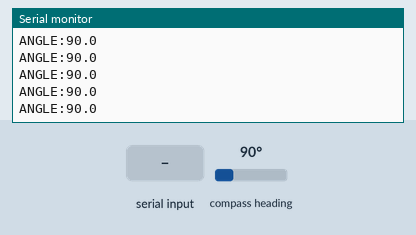
The sketch below on a simulated ESP32-S3. On the bench: the last lines printed to the serial monitor. Wiring (inferred from the names in the program): AS5600 angle sensor at I2C address 0x36. The test bench sets the inputs (shaded band); at power-on: compass heading 90°.

Above: at 1.5 s.
1.6 s: "CMD:SCAN\n" received over Serial
3.1 s: "CMD:STOP\n" received over Serial
4.6 s: "CMD:ZERO\n" received over Serial
At 5.2 s:
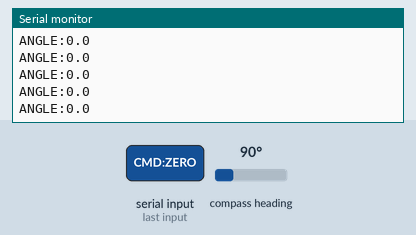
6.1 s: compass heading set to 7°
At 7.0 s:
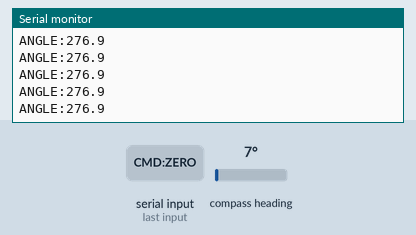
7.6 s: compass heading set to 90°
At 8.6 s:
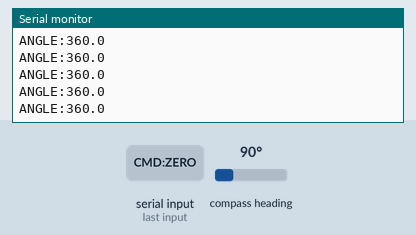
Timing chart, 0 to 10.1 s (numbered marks = the images above; inputs shaded):
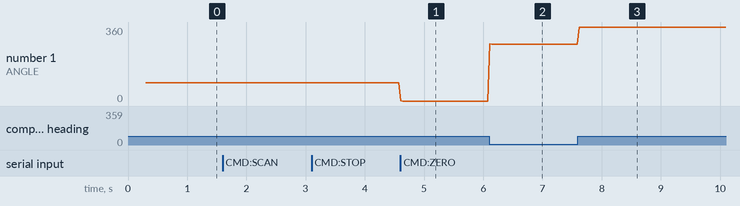

Measured:
- after the input at 4.6 s, the serial monitor: prints a new line at once (image 1)
- after the input at 6.1 s, the serial monitor: prints a new line at once (image 2)
- after the input at 7.6 s, the serial monitor: prints a new line at once (image 3)
- plotted number 1: 0 → 276.9 after the input at 6.1 s, 276.9 → 360 after the input at 7.6 s

The sketch:

esp32_as5600_encoder.ino
```cpp
/*
 * ============================================================================
 *  SDR EH Kontrol Paneli — ESP32-S3 + AS5600 ANTEN AÇI ENKODERİ (firmware)
 * ============================================================================
 *  Görev: Yönlü anten ELLE (ya da servo ile) döndürülürken AS5600 manyetik
 *  enkoderden anlık açıyı (0-360°) okuyup USB seri porttan bilgisayara yollar.
 *
 *  PROTOKOL (PC tarafı bunu bekliyor — DEĞİŞTİRME):
 *    - Baud: 115200
 *    - Çıkış satırı:  "ANGLE:245.5\n"   (float derece, "ANGLE:" ile başlar)
 *    - Gelen komutlar: "CMD:SCAN\n"  -> otonom tarama başlat (servo varsa)
 *                      "CMD:STOP\n"  -> taramayı durdur
 *    - EK (kurulum kolaylığı): "CMD:ZERO\n" -> şu anki yönü KUZEY (0°) yap.
 *      (PC göndermez; kurulumda Arduino Seri Monitör'den bir kez gönderebilirsin.)
 *
 *  DONANIM:
 *    - Kart: ESP32-S3 (ör. S3 Mini). Arduino IDE'de kartı seç, USB'den yükle.
 *    - AS5600 <-> ESP32 (I2C, 3.3V!):
 *          AS5600 VCC -> 3V3    (ASLA 5V değil)
 *          AS5600 GND -> GND
 *          AS5600 SDA -> SDA_PIN (aşağıda tanımlı)
 *          AS5600 SCL -> SCL_PIN (aşağıda tanımlı)
 *          AS5600 DIR -> GND  (dönüş yönü saat yönü; ters isterse 3V3'e bağla)
 *      Mıknatıs, AS5600 çipinin ortasına ~1-3 mm mesafede, anten miline sabit.
 *
 *  NOT: ESP32-S3'te I2C pinleri sabit değildir; AŞAĞIDAKİ SDA_PIN/SCL_PIN'i
 *  kendi lehimlediğin pinlere göre ayarla.
 * ============================================================================
 */

#include <Wire.h>

// ----------------------------------------------------------------------------
//  AYARLAR — kendi donanımına göre düzenle
// ----------------------------------------------------------------------------
#define SDA_PIN            9        // AS5600 SDA -> GPIO9 (kablolamaya göre: SDA=pin9)
#define SCL_PIN            8        // AS5600 SCL -> GPIO8 (kablolamaya göre: SCL=pin8)
#define SERIAL_BAUD        115200   // PC ile aynı olmalı (HardwareController: 115200)
#define OUTPUT_INTERVAL_MS 33       // ~30 Hz açı yayını (elle döndürmede akıcı)

// Açı hizalama:
float  ZERO_OFFSET_DEG = 0.0;       // KUZEY ofseti (CMD:ZERO ile de ayarlanır)
#define DIRECTION_SIGN   (+1)       // dönüş yönü: +1 saat yönü; -1 ters (mekanik ters ise değiştir)
#define SMOOTH_ALPHA     0.35       // 0.0-1.0 hafif yumuşatma (1.0 = yumuşatma yok, ham)

// Servo (otonom tarama) — İSTEĞE BAĞLI. Servo bağlıysa 1 yap ve ESP32Servo kütüphanesini kur.
#define ENABLE_SERVO     0
#define SERVO_PIN        4
#define SERVO_STEP_DEG   1
#define SERVO_STEP_MS    30

// ----------------------------------------------------------------------------
//  AS5600 sabitleri
// ----------------------------------------------------------------------------
#define AS5600_ADDR      0x36
#define AS5600_RAW_ANGLE 0x0C   // 12-bit ham açı (0-4095) — üst bayt 0x0C, alt 0x0D
#define AS5600_STATUS    0x0B   // MD (bit5)=mıknatıs var, ML(bit4)=zayıf, MH(bit3)=güçlü
#define AS5600_AGC       0x1A   // Otomatik Kazanç (3.3V'de 0-128 ideal ~orta; 0/255'e dayanınca kötü)
#define AS5600_MAGNITUDE 0x1B   // CORDIC alan büyüklüğü (12-bit) — mıknatıs alan gücü

#if ENABLE_SERVO
  #include <ESP32Servo.h>
  Servo scanServo;
  int   servoPos = 0;
  int   servoDir = SERVO_STEP_DEG;
#endif

bool          scanning     = false;
float         smoothAngle  = 0.0;
bool          haveAngle    = false;
unsigned long lastOutput   = 0;
unsigned long lastServo    = 0;
unsigned long lastHealth   = 0;      // periyodik AS5600 sağlık teşhisi zamanlayıcısı
int           readFailCount= 0;      // ardışık I2C okuma hatası sayısı (açı donması teşhisi)
String        rxBuf        = "";

// ----------------------------------------------------------------------------
//  AS5600 okuma
// ----------------------------------------------------------------------------
// Ham 12-bit açıyı okur (0-4095). Başarısızsa -1 döner.
int readRawAngle() {
  Wire.beginTransmission(AS5600_ADDR);
  Wire.write(AS5600_RAW_ANGLE);
  if (Wire.endTransmission(false) != 0) return -1;      // I2C hatası
  if (Wire.requestFrom(AS5600_ADDR, 2) != 2) return -1;
  int hi = Wire.read();
  int lo = Wire.read();
  return ((hi << 8) | lo) & 0x0FFF;                     // 12-bit
}

// Tek baytlık AS5600 register okuma (STATUS/AGC vb.). Başarısızsa 0xFF.
uint8_t readReg8(uint8_t reg) {
  Wire.beginTransmission(AS5600_ADDR);
  Wire.write(reg);
  if (Wire.endTransmission(false) != 0) return 0xFF;
  if (Wire.requestFrom(AS5600_ADDR, 1) != 1) return 0xFF;
  return Wire.read();
}

// AS5600 STATUS bayrağı (mıknatıs teşhisi). Başarısızsa 0xFF.
uint8_t readStatus() { return readReg8(AS5600_STATUS); }

// 12-bit alan büyüklüğü (MAGNITUDE). Başarısızsa -1.
int readMagnitude() {
  Wire.beginTransmission(AS5600_ADDR);
  Wire.write(AS5600_MAGNITUDE);
  if (Wire.endTransmission(false) != 0) return -1;
  if (Wire.requestFrom(AS5600_ADDR, 2) != 2) return -1;
  int hi = Wire.read();
  int lo = Wire.read();
  return ((hi << 8) | lo) & 0x0FFF;
}

// İki açı arası en kısa yol (-180..+180) — 359->0 sıçramasını doğru yumuşatmak için.
float shortestDelta(float target, float current) {
  float d = fmodf(target - current + 540.0, 360.0) - 180.0;
  return d;
}

// ----------------------------------------------------------------------------
//  setup
// ----------------------------------------------------------------------------
void setup() {
  Serial.begin(SERIAL_BAUD);
  delay(300);
  Wire.begin(SDA_PIN, SCL_PIN);
  Wire.setClock(400000);   // AS5600 400 kHz fast-mode destekler

  Serial.println("INFO: ESP32 AS5600 enkoder basladi.");

  uint8_t st = readStatus();
  if (st == 0xFF) {
    Serial.println("INFO: AS5600 bulunamadi! Kablolamayi (SDA/SCL/3V3/GND) ve pinleri kontrol et.");
  } else if (!(st & 0x20)) {
    Serial.println("INFO: Miknatis algilanmadi (MD=0). Miknatisi cipe ~1-3mm yaklastir/ortala.");
  } else {
    Serial.println("INFO: Miknatis OK, aci yayini basliyor.");
  }

#if ENABLE_SERVO
  scanServo.attach(SERVO_PIN);
  scanServo.write(servoPos);
#endif

  int raw = readRawAngle();
  if (raw >= 0) { smoothAngle = raw * 360.0 / 4096.0; haveAngle = true; }
}

// ----------------------------------------------------------------------------
//  Gelen komutları işle (satır satır: "CMD:SCAN", "CMD:STOP", "CMD:ZERO")
// ----------------------------------------------------------------------------
void handleCommand(String cmd) {
  cmd.trim();
  if (cmd == "CMD:SCAN") {
    scanning = true;
    Serial.println("INFO: Tarama BASLADI.");
  } else if (cmd == "CMD:STOP") {
    scanning = false;
    Serial.println("INFO: Tarama DURDU.");
  } else if (cmd == "CMD:ZERO") {
    // Su anki fiziksel yonu 0° (Kuzey) kabul et.
    int raw = readRawAngle();
    if (raw >= 0) {
      float phys = raw * 360.0 / 4096.0;
      ZERO_OFFSET_DEG = phys;   // bu fiziksel aci artik 0 sayilir
      Serial.print("INFO: KUZEY ayarlandi (ofset=");
      Serial.print(ZERO_OFFSET_DEG, 1);
      Serial.println(").");
    }
  }
}

void pollSerial() {
  while (Serial.available()) {
    char c = (char)Serial.read();
    if (c == '\n' || c == '\r') {
      if (rxBuf.length() > 0) { handleCommand(rxBuf); rxBuf = ""; }
    } else {
      rxBuf += c;
      if (rxBuf.length() > 32) rxBuf = "";   // taşma koruması
    }
  }
}

// ----------------------------------------------------------------------------
//  loop
// ----------------------------------------------------------------------------
void loop() {
  pollSerial();

  // --- Açıyı oku + hizala + yumuşat ---
  int raw = readRawAngle();
  if (raw >= 0) {
    readFailCount = 0;                                  // I2C sağlıklı: hata sayacını sıfırla
    float phys = raw * 360.0 / 4096.0;                 // ham fiziksel açı
    // Kuzey ofseti + yön işareti uygula
    float ang = DIRECTION_SIGN * (phys - ZERO_OFFSET_DEG);
    ang = fmodf(ang + 360.0, 360.0);                   // 0-360'a sar

    if (!haveAngle) { smoothAngle = ang; haveAngle = true; }
    else {
      // Sarma-duyarlı yumuşatma (359<->0 sıçramasını doğru geçer)
      smoothAngle += SMOOTH_ALPHA * shortestDelta(ang, smoothAngle);
      smoothAngle = fmodf(smoothAngle + 360.0, 360.0);
    }
  } else {
    readFailCount++;                                   // I2C okuması başarısız (SDA/SCL/VCC gevşek olabilir)
  }

  unsigned long now = millis();

  // --- SAĞLIK TEŞHİSİ (~1 sn): AÇI DONMASINI SESSİZ BIRAKMA ---
  // I2C okuması başarısızsa firmware eski açıyı yollamaya devam eder -> arayüzde açı DONMUŞ görünür
  // ama sebebi belli olmaz. Burada arızayı AÇIKÇA bildiririz (arayüz "ANGLE:" dışını yok sayar;
  // Arduino Seri Monitör'de görürsün). Böylece "kod mu donanım mı" sorusu anında yanıtlanır.
  if (now - lastHealth >= 1000) {
    lastHealth = now;
    if (readFailCount > 0) {
      Serial.println("INFO: AS5600 I2C OKUNAMIYOR — aci DONMUS. SDA/SCL/VCC(3V3)/GND kablolarini kontrol et.");
    } else {
      uint8_t st  = readStatus();
      uint8_t agc = readReg8(AS5600_AGC);
      int     mag = readMagnitude();
      if (st == 0xFF) {
        Serial.println("INFO: AS5600 I2C hatasi (STATUS okunamadi) — kablolari kontrol et.");
      } else {
        // MD=mıknatıs var, ML=zayıf/uzak, MH=çok güçlü/yakın. AGC 3.3V'de ~orta ideal;
        // 0'a veya 255'e dayanmışsa mıknatıs mesafesi kötü. Bu satırı Seri Monitör'de izle:
        // mıknatısı, MD=1 & ML=0 & MH=0 & AGC ORTA olacak şekilde konumlandir.
        bool md = st & 0x20, ml = st & 0x10, mh = st & 0x08;
        Serial.print("TESHIS: MD="); Serial.print(md);
        Serial.print(" ML=");        Serial.print(ml);
        Serial.print(" MH=");        Serial.print(mh);
        Serial.print(" AGC=");       Serial.print(agc);
        Serial.print(" MAG=");       Serial.print(mag);
        if (!md)      Serial.println("  -> MIKNATIS YOK/UZAK! (aci COP okur) miknatisi yaklastir/ortala.");
        else if (ml)  Serial.println("  -> ZAYIF/UZAK: cipe biraz yaklastir.");
        else if (mh)  Serial.println("  -> COK YAKIN/GUCLU: biraz uzaklastir.");
        else          Serial.println("  -> MIKNATIS IYI.");
      }
    }
  }

  // --- Belirli aralıkla "ANGLE:xxx.x" yay ---
  if (haveAngle && (now - lastOutput) >= OUTPUT_INTERVAL_MS) {
    lastOutput = now;
    Serial.print("ANGLE:");
    Serial.println(smoothAngle, 1);     // tek ondalık (ör. ANGLE:245.5)
  }

  // --- Otonom tarama (servo) — sadece ENABLE_SERVO ise ---
#if ENABLE_SERVO
  if (scanning && (now - lastServo) >= SERVO_STEP_MS) {
    lastServo = now;
    servoPos += servoDir;
    if (servoPos >= 180) { servoPos = 180; servoDir = -SERVO_STEP_DEG; }
    if (servoPos <= 0)   { servoPos = 0;   servoDir =  SERVO_STEP_DEG; }
    scanServo.write(servoPos);
  }
#endif
}
```
